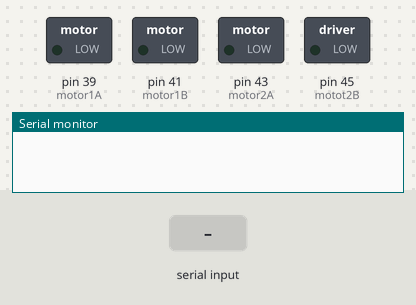
Bench run of a sketch on a simulated Arduino Mega 2560, built with avr-gcc and run on an emulated ATmega2560. Shown: switched loads named in the sketch (green lamp = pin HIGH), the last lines printed to the serial monitor. The test bench sets the inputs (shaded band).

Above: at 1.2 s.
1.3 s: "f" received over Serial
At 1.4 s:
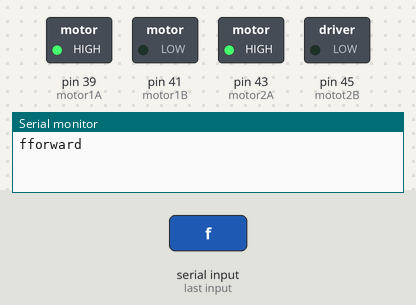
3.0 s: "b" received over Serial
At 3.1 s:
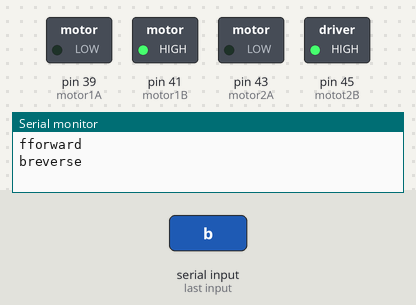
4.7 s: "l" received over Serial
At 4.8 s:
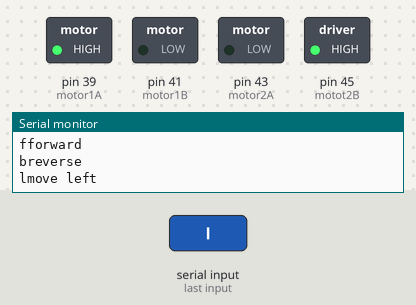
6.4 s: "r" received over Serial
At 6.5 s:
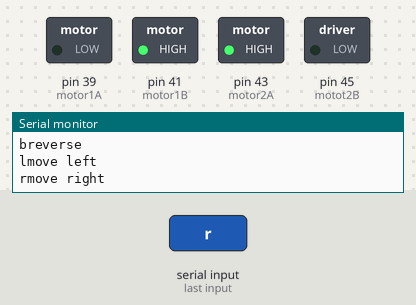
Timing chart, 0 to 9.1 s (numbered marks = the images above; inputs shaded):
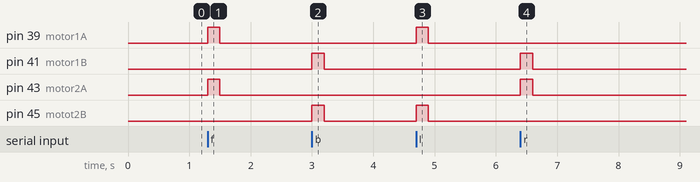

Measured:
- after the input at 1.3 s, pin 39 (motor1A), pin 43 (motor2A): LOW → HIGH at once, → LOW 0.20 s later
- after the input at 3.0 s, pin 41 (motor1B), pin 45 (motot2B): LOW → HIGH at once, → LOW 0.20 s later
- after the input at 4.7 s, pin 39 (motor1A), pin 45 (motot2B): LOW → HIGH at once, → LOW 0.20 s later
- after the input at 6.4 s, pin 41 (motor1B), pin 43 (motor2A): LOW → HIGH at once, → LOW 0.20 s later

The sketch:

robot_0.1.ino
```cpp
int t;
void forward(int del){

      digitalWrite(39, HIGH);// forward
      digitalWrite(43, HIGH);
      delay(del);
      digitalWrite(39, LOW);
      digitalWrite(43, LOW);
      Serial.println("forward");
  }
void backwards(int del){
      digitalWrite(41, HIGH);
      digitalWrite(45, HIGH);
      delay(del);
      digitalWrite(41, LOW);
      digitalWrite(45, LOW);
      Serial.println("reverse");

  }
void left(int del){

      digitalWrite(39, HIGH);
      digitalWrite(45, HIGH);
      delay(del);
      digitalWrite(39, LOW);
      digitalWrite(45, LOW);
      Serial.println("move left");

  }
void right(int del){
      digitalWrite(43, HIGH);
      digitalWrite(41, HIGH);
      delay(del);
      digitalWrite(43, LOW);
      digitalWrite(41, LOW);
      Serial.println("move right");
  }

void setup() {
  Serial.begin(115200);
  pinMode(39, OUTPUT);//motor1A
  pinMode(41, OUTPUT);//motor1B
  pinMode(43, OUTPUT);//motor2A
  pinMode(45, OUTPUT);//motot2B
}


void loop() {
  digitalWrite(41, LOW);
  digitalWrite(43, LOW);
  digitalWrite(39, LOW);
  digitalWrite(45, LOW);

  t = 200; // variable for time delay

  if (Serial.available()) {

    char what = Serial.read();
    Serial.write(what);
    if (what == 'f') {
     forward(t);

    }
    else if (what == 'b') {// reverse
    backwards(t);
    }
    else if (what == 'l') {//left
    left(t);
    }
    else if (what == 'r') {//right
    right(t);
    }
    else { //stop
      digitalWrite(41, LOW);
      digitalWrite(43, LOW);
      digitalWrite(39, LOW);
      digitalWrite(45, LOW);

      Serial.println("Stopped");
    }
  }

  //Serial.println("Done, bro!");
}
```
